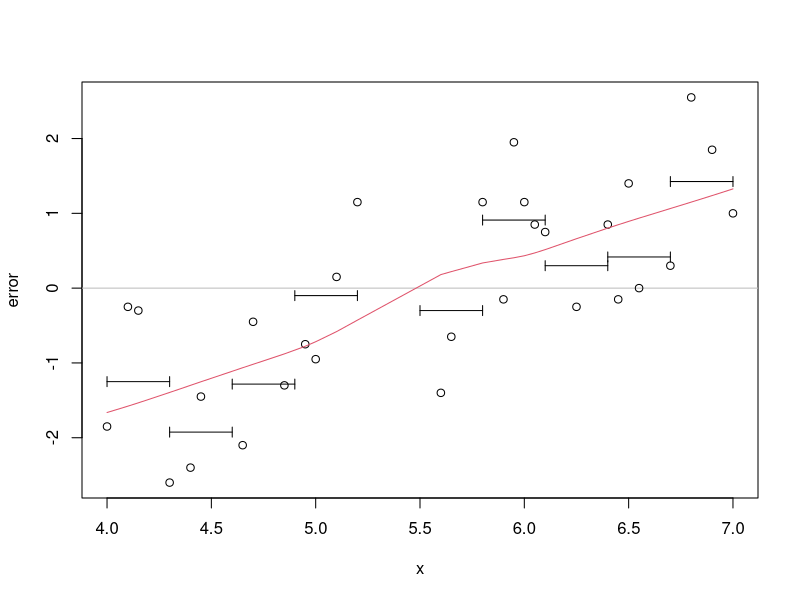

Here is the R script that generated this plot:

# produce plot of data with horizontal arrows representing
# certain grouping data.  Get info by using strapply to extract
# it from the labels of cut
# based on
# https://www.stat.math.ethz.ch/pipermail/r-help/2006-May/106042.html
# with various iterations by G. Grothendieck, Berwin Turlach and Gavin Simpson

set.seed(1)
dat <- seq(4, 7, by = 0.05)
x <- sample(dat, 30)
y <- sample(dat, 30)

## residuals
error <- x - y
## break range of x into 10 groups

groups <- cut(x, breaks = 10)

##calculate bias (mean) per group
max.bias <- tapply(error, groups, mean)

## convert cut intervals into numeric matrix
library(gsubfn)
interv <- strapply(levels(groups), "[[:digit:].]+", as.numeric, simplify = TRUE)

## plot the residuals vs observed
plot(x, error, type = "n")
abline(h = 0, col = "grey")
panel.smooth(x, error)

## add bias indicators per group
arrows(interv[1,], max.bias, interv[2,], max.bias,
      length = 0.05, angle = 90, code = 3)
